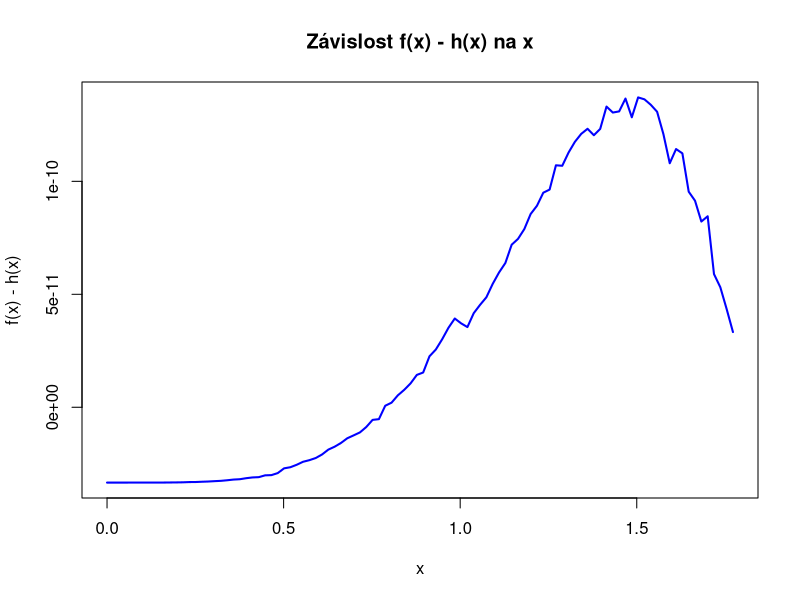

R code for this plot:
# Definice funkce f(x)
f <- function(x) -sin(-x^2)

# Nalezení průsečíku r funkce f(x) s osou x na intervalu ⟨1, 2⟩
intersection_function <- function(x) f(x)
r <- uniroot(intersection_function, lower = 1, upper = 2)$root
cat("Průsečík r s osou x je přibližně:", r, "\n")

# Výpočet funkce g(x) = ∫_0^x f(t) dt numericky
library(pracma)
g <- function(x) sapply(x, function(xi) integral(f, 0, xi))

# Vlastní funkce pro numerickou derivaci pomocí centrální diference
numerical_derivative <- function(func, x_vals, h = 1e-5) {
  sapply(x_vals, function(xi) {
    (func(xi + h) - func(xi - h)) / (2 * h)
  })
}

# Vytvoření sekvence x na intervalu ⟨0, r⟩
x_vals <- seq(0, r, length.out = 100)

# Výpočet hodnot f(x), g(x), a h(x)
f_vals <- f(x_vals)
g_vals <- g(x_vals)
h_vals <- numerical_derivative(g, x_vals)

# Vykreslení závislosti f(x) - h(x) na x
plot(x_vals, f_vals - h_vals, type='l', col='blue', lwd=2, xlab='x', ylab='f(x) - h(x)', main='Závislost f(x) - h(x) na x')

